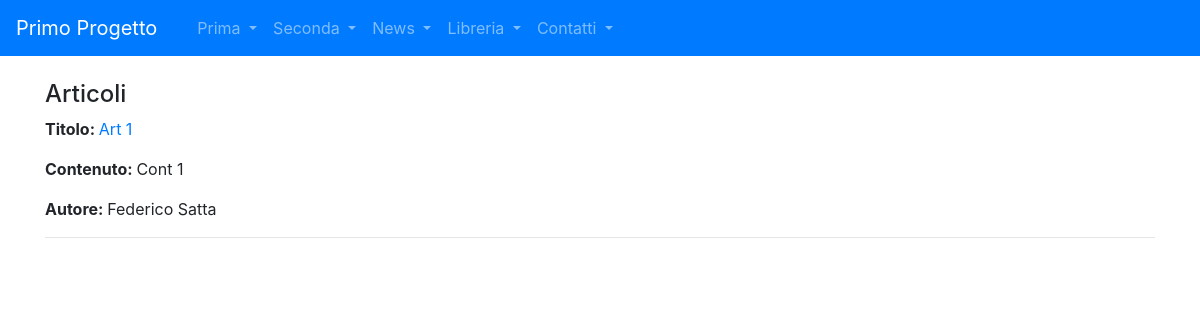
Page /news/articoli/ on the committed database.
### news/models.py (models this page shows, shortened)
class Articolo(models.Model):
    titolo = models.CharField(max_length=100)
    contenuto = models.TextField()
    giornalista = models.ForeignKey(Giornalista, on_delete=models.CASCADE, related_name="articoli")
    class Meta:
        verbose_name = 'Articolo'
        verbose_name_plural = 'Articoli'

class Giornalista(models.Model):
    nome = models.CharField(max_length=20)
    cognome = models.CharField(max_length=20)
    class Meta:
        verbose_name = 'Giornalista'
        verbose_name_plural = 'Giornalisti'
    def __str__(self):
        return self.nome + " " + self.cognome

### news/views.py (the view)
# urls.py: path('articoli/', ArticoloListView.as_view(), name="articoli_list"),
class ArticoloListView(ListView):
    model = Articolo
    template_name = 'lista_articoli.html'
    def get_context_data(self, **kwargs):
        context = super().get_context_data(**kwargs)
        context['articoli'] = Articolo.objects.all()
        return context

### news/templates/lista_articoli.html (shortened to what this page needs)
{% extends 'base.html'%}
{%block content%}
    <h4>Articoli</h4>
    {% for articolo in articoli %}
        <p><strong>Titolo: </strong><a href="/news/articoli/{{ articolo.id }}">{{articolo.titolo}}</a></p>
        <p><strong>Contenuto: </strong>{{articolo.contenuto}}</p>
        <p><strong>Autore: </strong>{{articolo.giornalista}}</p>
        <hr>
    {% endfor %}
{%endblock content%}

### rows in the picture
Articolo: titolo "Art 1", contenuto "Cont 1", giornalista "Federico Satta"
